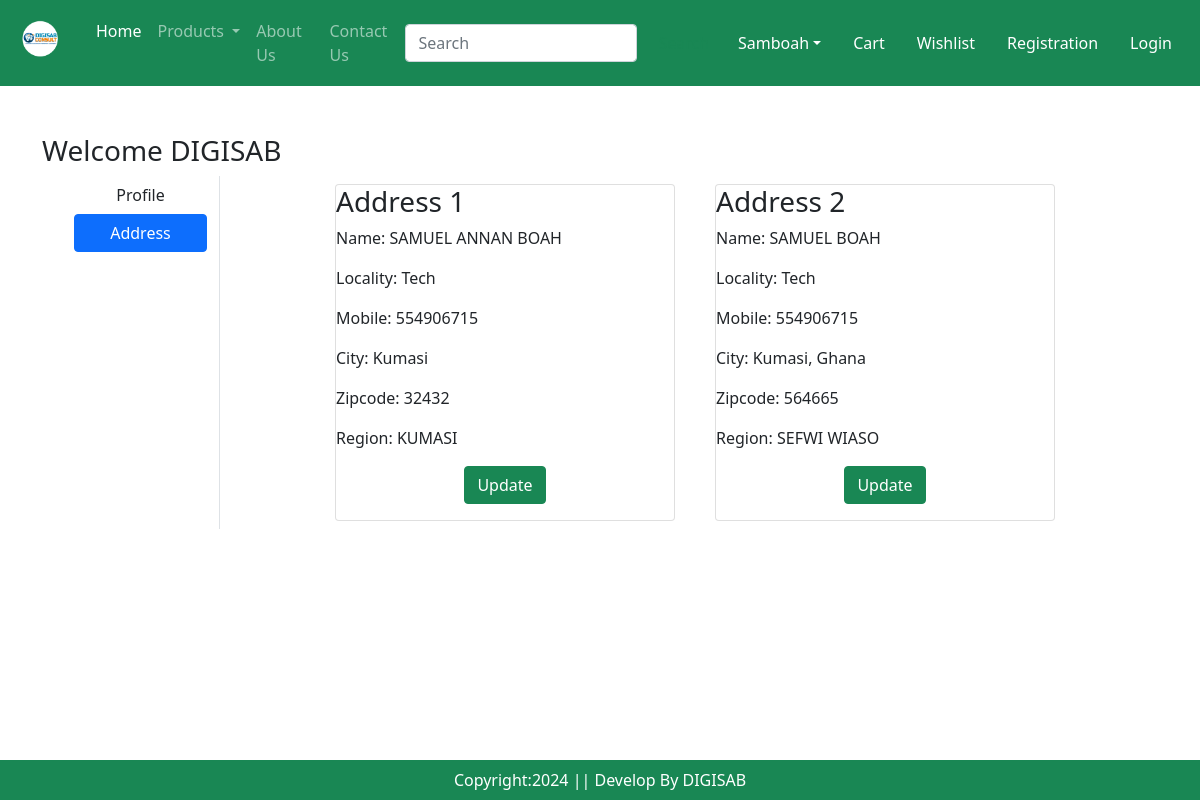
The page /address/ (signed in) on the database its author committed.
### app/models.py (models this page shows, shortened)
class Customer(models.Model):
    user = models.ForeignKey(User,on_delete=models.CASCADE)
    name = models.CharField(max_length=200)
    locality = models.CharField(max_length=200)
    city = models.CharField(max_length=50)
    mobile = models.IntegerField(default=0)
    zipcode = models.IntegerField()
    region = models.CharField(choices=REGION_CHOICES,max_length=100)

### app/views.py (the view)
# urls.py: path("address/", views.address, name="address"),
def address(request):
    add = Customer.objects.filter(user=request.user)
    return render(request,"app/address.html",locals())

### app/templates/app/address.html (shortened to what this page needs)
{% extends "app/base.html" %}
{% load static %}
{% block main-content %}
<div class="container my-5">
    <div class="row">
        <h3>Welcome <span class="text-capitalize">{{request.user}}</span></h3>
    <div class="col-sm-2 border-end">
        <ul>
            <li class="d-grid"><a href="{% url "profile" %}" class="btn">Profile</a></li>
        <li class="d-grid"><a href="{% url "address" %}" class="btn btn-primary">Address</a></li>
        </ul>
    </div>
    <div class="col-sm-8 offset-sm-1">
        <div class="row">
           {% for ad in add %}
           <div class="col-sm-6">
              <div class="card m-2">
                 <div card-body>
                    <h3>Address {{forloop.counter}} </h3>
                    <p>Name: {{ad.name}} </p>
                    <p>Locality: {{ad.locality}} </p>
                    <p>Mobile: {{ad.mobile}} </p>
                    <p>City: {{ad.city}} </p>
                    <p>Zipcode: {{ad.zipcode}} </p>
                    <p>Region: {{ad.region}} </p>
                    <p class="text-center"><a href="{% url "updateAddress" pk=ad.id %}" type="button" class="btn btn-success">Update</a></p>
                 </div>
              </div>
           </div>
           {% endfor %}
        </div>
    </div>
</div>
{% endblock main-content %}

### rows shown on the page
Customer: name "SAMUEL ANNAN BOAH", locality "Tech", mobile "554906715", city "Kumasi", zipcode "32432", region "KUMASI"
Customer: name "SAMUEL BOAH", locality "Tech", mobile "554906715", city "Kumasi, Ghana", zipcode "564665", region "SEFWI WIASO"

### other values the page prints
{{ request.user }} "DIGISAB"
